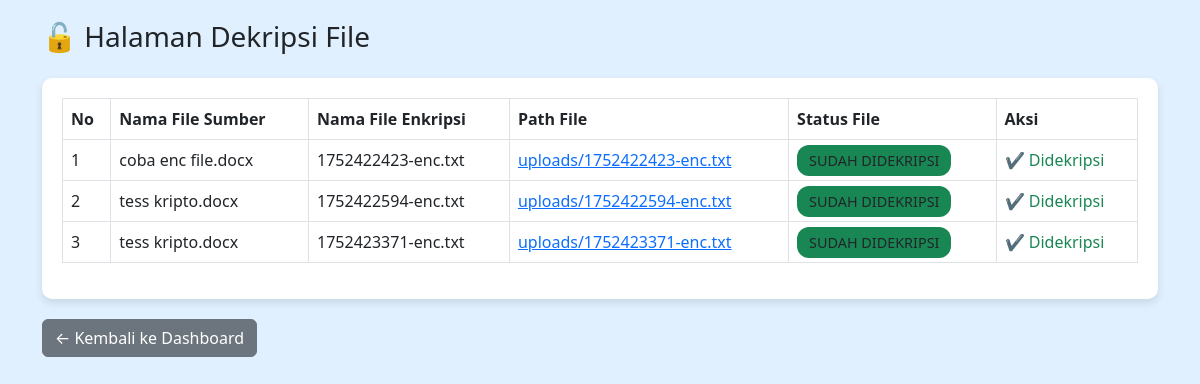
The page /dekripsi.php (signed in) on the database its author committed.
### tables this page shows
CREATE TABLE `files` (
  `id` int(11) NOT NULL,
  `user_id` int(11) DEFAULT NULL,
  `original_name` varchar(255) DEFAULT NULL,
  `encrypted_name` varchar(255) DEFAULT NULL,
  `file_path` varchar(255) DEFAULT NULL,
  `decrypted_name` varchar(255) DEFAULT NULL,
  `file_size` float DEFAULT NULL,
  `status` enum('TERENKRIPSI','SUDAH DIDEKRIPSI') DEFAULT 'TERENKRIPSI',
  `created_at` datetime DEFAULT current_timestamp(),
  `aes_key` text DEFAULT NULL
);

### dekripsi.php (the view, shortened to what this page needs)
<?php
include 'includes/db.php';
$user = $_SESSION['user'];
$result = $conn->query("SELECT * FROM files WHERE user_id = " . $user['id']);
?>
<!DOCTYPE html>
<html>
<head>
  <link href="https://cdn.jsdelivr.net/npm/bootstrap@5.3.0/dist/css/bootstrap.min.css" rel="stylesheet">
</head>
<body>
<div class="container">
  <h3 class="mb-4">🔓 Halaman Dekripsi File</h3>
  <div class="card-box table-responsive">
    <table class="table table-bordered table-hover">
      <thead>
        <tr>
          <th>No</th>
          <th>Nama File Sumber</th>
          <th>Nama File Enkripsi</th>
          <th>Path File</th>
          <th>Status File</th>
          <th>Aksi</th>
        </tr>
      </thead>
      <tbody>
        <?php
        $no = 1;
        while ($row = $result->fetch_assoc()):
        ?>
        <tr>
          <td><?= $no++ ?></td>
          <td><?= htmlspecialchars($row['original_name']) ?></td>
          <td><?= htmlspecialchars($row['encrypted_name']) ?></td>
          <td>
            <a href="<?= htmlspecialchars($row['file_path']) ?>" target="_blank">
              <?= htmlspecialchars($row['file_path']) ?>
            </a>
          </td>
          <td>
            <span class="status-badge bg-<?= $row['status'] === 'SUDAH DIDEKRIPSI' ? 'success' : 'warning' ?>">
              <?= $row['status'] ?>
            </span>
          </td>
          <td>
            <?php if ($row['status'] === 'SUDAH DIDEKRIPSI'): ?>
              <?php if (!empty($row['decrypted_name']) && file_exists($row['decrypted_name'])): ?>
                <a href="<?= htmlspecialchars($row['decrypted_name']) ?>" class="btn btn-success btn-sm btn-action" download>
                  Download File
                </a>
              <?php else: ?>
                <span class="text-success">✔ Didekripsi</span>
              <?php endif; ?>
            <?php endif; ?>
          </td>
        </tr>
        <?php endwhile; ?>
      </tbody>
    </table>
  </div>
  <a href="dashboard.php" class="btn btn-secondary">← Kembali ke Dashboard</a>
</div>
</body>
</html>

### dekripsi.php (style rules this page uses)
body { background-color: #e0f0ff; padding: 20px; }
.card-box { background: white; border-radius: 10px; padding: 20px; box-shadow: 0 4px 8px rgba(0,0,0,0.1); margin-bottom: 20px; }
.status-badge { font-size: 0.9rem; padding: 6px 12px; border-radius: 12px; }
.table thead { background-color: #007bff; color: white; }

### rows shown on the page
files: original_name "coba enc file.docx", encrypted_name "1752422423-enc.txt", file_path "uploads/1752422423-enc.txt", status "SUDAH DIDEKRIPSI", shows "✔ Didekripsi"
files: original_name "tess kripto.docx", encrypted_name "1752422594-enc.txt", file_path "uploads/1752422594-enc.txt", status "SUDAH DIDEKRIPSI", shows "✔ Didekripsi"
files: original_name "tess kripto.docx", encrypted_name "1752423371-enc.txt", file_path "uploads/1752423371-enc.txt", status "SUDAH DIDEKRIPSI", shows "✔ Didekripsi"
